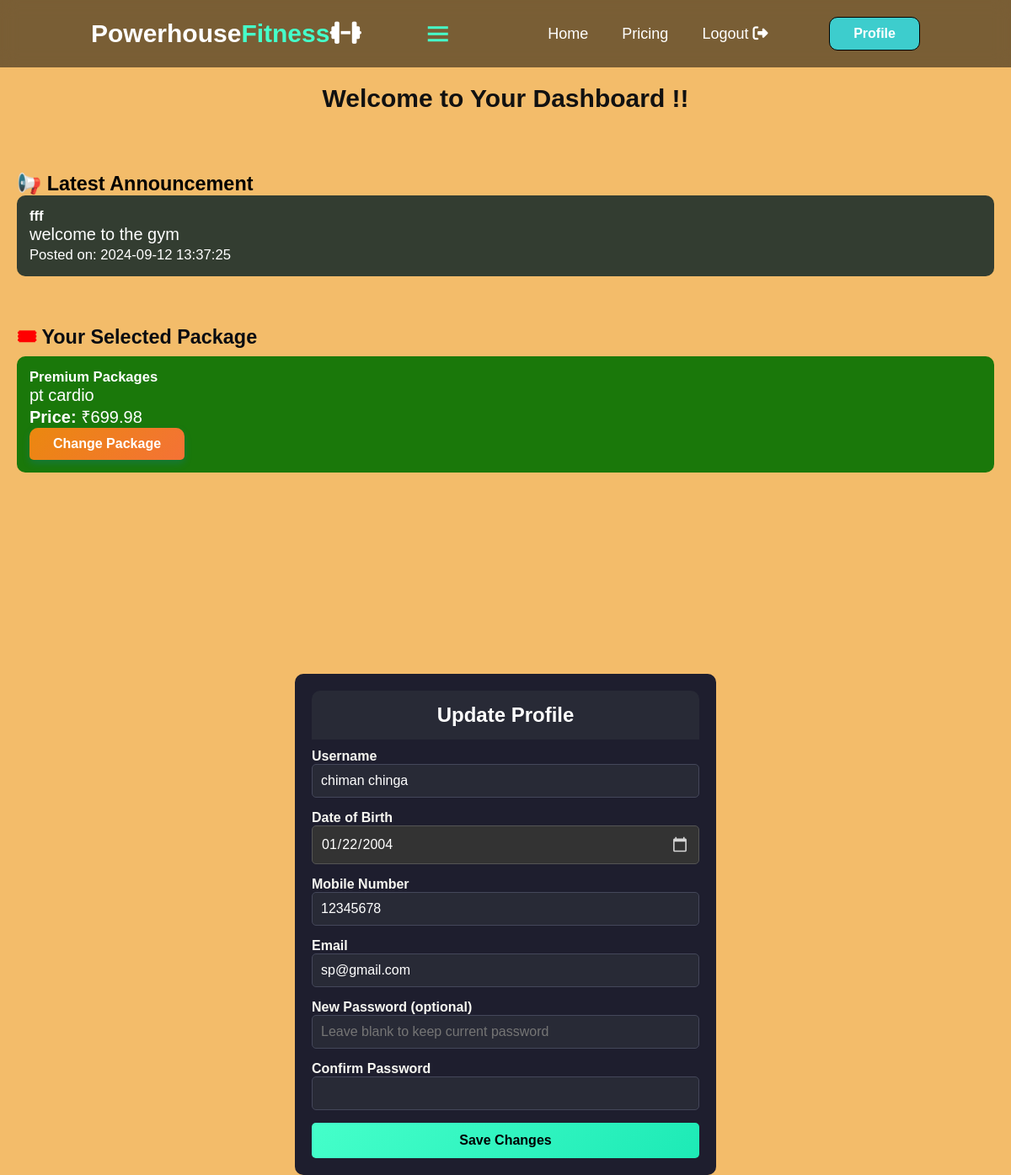
The app's page /userhome.php (signed in) with its own data.
### tables this page shows
CREATE TABLE IF NOT EXISTS `announcements` (
  `id` int NOT NULL AUTO_INCREMENT,
  `title` varchar(255) NOT NULL,
  `message` text NOT NULL,
  `created_at` timestamp NULL DEFAULT CURRENT_TIMESTAMP,
  PRIMARY KEY (`id`)
);

CREATE TABLE IF NOT EXISTS `packages` (
  `package_id` int NOT NULL AUTO_INCREMENT,
  `package_name` varchar(255) NOT NULL,
  `description` text NOT NULL,
  `price` decimal(10,2) NOT NULL,
  `updated_at` timestamp NULL DEFAULT CURRENT_TIMESTAMP ON UPDATE CURRENT_TIMESTAMP,
  `user_id` int NOT NULL,
  PRIMARY KEY (`package_id`)
);

CREATE TABLE IF NOT EXISTS `userinfo` (
  `id` int NOT NULL AUTO_INCREMENT,
  `username` varchar(45) DEFAULT NULL,
  `dob` date NOT NULL,
  `mobile` varchar(45) NOT NULL,
  `email` varchar(45) NOT NULL,
  `password` varchar(255) NOT NULL,
  `create_date` timestamp NOT NULL DEFAULT CURRENT_TIMESTAMP,
  PRIMARY KEY (`id`)
);

### userhome.php (the view, shortened to what this page needs)
<?php
include "includes/config.php";
$user_id = $_SESSION['user_id'];
$sql = "SELECT p.package_name, p.description, p.price
        FROM user_packages up
        JOIN packages p ON up.package_id= p.package_id
        WHERE up.user_id = ?
        ORDER BY up.id DESC LIMIT 1";
$stmt = $conn->prepare($sql);
$stmt->bind_param("i", $user_id);
$stmt->execute();
$result = $stmt->get_result();
$package = $result->fetch_assoc();
$sql_latest_announcement = "SELECT id, title, message, created_at FROM announcements ORDER BY created_at DESC LIMIT 1";
$result_latest_announcement = $conn->query($sql_latest_announcement);
$latest_announcement = null;
if ($result_latest_announcement->num_rows > 0) {
    $latest_announcement = $result_latest_announcement->fetch_assoc();
}
$userQuery = "SELECT username, dob, mobile, email FROM userinfo WHERE id = ?";
$stmt = $conn->prepare($userQuery);
$stmt->bind_param("i", $user_id);
$stmt->execute();
$userResult = $stmt->get_result();
$user = $userResult->fetch_assoc();
?>
<!DOCTYPE html>
<html lang="en">
<head>
    <link href='https://unpkg.com/boxicons@2.1.4/css/boxicons.min.css' rel='stylesheet'>
    <link rel="stylesheet" href="https://cdnjs.cloudflare.com/ajax/libs/font-awesome/6.4.2/css/all.min.css">
    <link rel="stylesheet" href="css/userhome.css">
</head>
<body>
<header>
        <a href="#home" class="logo">Powerhouse<span>Fitness</span><i class="fa-solid fa-dumbbell" i></i>
        </a>
        <div class='bx bx-menu' id="menu-icon"></div>
        <ul class="navbar">
            <li> <a href="index.php#home">Home</a></li>
            <li> <a href="index.php#plans">Pricing</a></li>
            <li><a href="logout.php">Logout <i class="fas fa-sign-out-alt"></i> </a></li>
            </ul>
            <div class="top-btn">
            <a href="#" class="nav-btn "  data-bs-toggle="modal" data-bs-target="#profileModal">Profile</a>
        </div>
</header>
<section class="content">
<div class="containers">
    <h2 class="text-center">Welcome to Your Dashboard !!</h2>
<div class="lable">
    <h3>📢 Latest Announcement</h3>
    <?php if ($latest_announcement): ?>
        <div class="announcement-card">
            <h5><?= htmlspecialchars($latest_announcement['title']); ?></h5>
            <p><?= htmlspecialchars($latest_announcement['message']); ?></p>
            <small class="text-muted">Posted on: <?= $latest_announcement['created_at']; ?></small>
        </div>
    <?php else: ?>
        <p>No announcements at the moment.</p>
    <?php endif; ?>
</div>
    <div class="block">
        <h3><a>🎟 </a>Your Selected Package</h3>
        <?php if ($package): ?>
            <div class="package-card">
                <h5><?= htmlspecialchars($package['package_name']); ?></h5>
                <p><?= htmlspecialchars($package['description']); ?></p>
                <p><strong>Price:</strong> ₹<?= number_format($package['price'], 2); ?></p>
                <form action="change-package.php" method="POST" onsubmit="return confirmSelection()">
                <button type="submit" class="btn-primary">Change Package</button>
            </form>
        </div>
        <?php else: ?>
            <p>You have not selected a package yet.</p>
        <?php endif; ?>
    </div>
</div>
    </section>
<div class="modal fade" id="profileModal" tabindex="-1" aria-labelledby="profileModalLabel" aria-hidden="true">
    <div class="modal-dialog">
        <div class="modal-content">
            <div class="modal-header">
                <h5 class="modal-title" id="profileModalLabel">Update Profile</h5>
            </div>
            <div class="modal-body">
                <form id="updateProfileForm">
                    <div class="mb-3">
                        <label for="username" class="form-label">Username</label>
                        <input type="text" class="form-control" id="username" name="username" value="<?= htmlspecialchars($user['username']) ?>" required>
                    </div>
                    <div class="mb-3">
                        <label for="dob" class="form-label">Date of Birth</label>
                        <input type="date" class="form-control" id="dob" name="dob" value="<?= htmlspecialchars($user['dob']) ?>" required>
                    </div>
                    <div class="mb-3">
                        <label for="mobile" class="form-label">Mobile Number</label>
                        <input type="text" class="form-control" id="mobile" name="mobile" value="<?= htmlspecialchars($user['mobile']) ?>" required>
                    </div>
                    <div class="mb-3">
                        <label for="email" class="form-label">Email</label>
                        <input type="email" class="form-control" id="email" name="email" value="<?= htmlspecialchars($user['email']) ?>" required>
                    </div>
                    <div class="mb-3">
                        <label for="password" class="form-label">New Password (optional)</label>
                         <input type="password" class="form-control" id="password" name="password" placeholder="Leave blank to keep current password">
                     </div>
                    <div class="mb-3">
                       <label for="confirm_password" class="form-label">Confirm Password</label>
                          <input type="password" class="form-control" id="confirm_password" name="confirm_password">
                 </div>
                    <button type="submit" class="btn btn-success">Save Changes</button>
                </form>
            </div>
        </div>
    </div>
</div>
</body>
</html>

### css/userhome.css (style rules this page uses)
.containers { padding-top: 100px; width: 100vw; height: 100vh; background-color: rgb(243, 188, 106) }
.lable { font-size: 20px; margin-top: 50px; padding: 20px; }
.block { font-size: 20px; padding: 20px; }
.block a { color: red; }
.block h3 { color: #080c11; }
.lable h3 { color: black; }
.announcement-card { background:rgb(51, 61, 49); padding: 15px; border-radius: 10px; margin-bottom: 15px; }
.package-card { background:rgb(26, 120, 10); padding: 15px; border-radius: 10px;font-size: 20px; }
* { font-family: 'Poppins', sans-serif; margin:0; padding: 0; box-sizing: border-box; text-decoration: none; list-style: none; border: none; outline: none; scroll-behavior: smooth; }
:root { --bg-color: rgb(243, 188, 106); --snd-bg-color:#111; --text-color:#fff; --main-color:#45ffca; --service:rgba(147, 211, 248, 0.995); }
body { background: var(--bg-color); color:var(--text-color) }
section { min-height: 100vh; width: 100%; }
h2 { text-align: center; font-size: 30px; color: #111; }
html { font-size: 62.5%; overflow-x:hidden; }
header { position: fixed; width: 100%; top:0; right: 0; z-index: 1000; display: flex; justify-content: space-between; align-items: center; padding: 2rem 9%; background: rgba(0, 0, 0, 0.5); backdrop-filter: blur(10px); transition:all 0.5s ease; }
.logo { font-size: 3rem; color: var(--text-color); font-weight: 800; cursor:pointer; transition: 0.3s ease-in-out; }
span { color: var(--main-color); }
.navbar { display:flex; }
.navbar a { font-size: 1.8rem; font-weight: 500; color:var(--text-color); margin-left: 4rem; transition: all 0.5s ease; border-bottom:3px solid transparent; }
.nav-btn { display: inline-block; border: 1px solid #000; padding: 1rem 2.8rem; background:rgb(61, 205, 205); color:white; border-radius: 1rem; font-size:1.6rem; font-weight:600; transition: all 0.5s ease; }
.btn-primary { background: linear-gradient(135deg, #eb880f, #f47236); color: white; border: none; padding: 1rem 2.8rem; font-size: 16px; font-weight: bold; border-radius: 5px; transition: 0.3s ease-in-out; box-shadow: 0 4px 10px rgba(0, 123, 255, 0.2); display: inline-block; border-top-left-radius: 10px; border-top-right-radius: 10px; }
#menu-icon { font-size: 3.6rem; color:var(--main-color); cursor: pointer; }
.modal-content { background: #1e1e2e; color: #ffffff; border-radius: 10px; padding: 20px; max-width: 500px; margin: auto; }
.modal-header { background: #282a36; color: #ffffff; text-align: center; padding: 15px; border-top-left-radius: 10px; border-top-right-radius: 10px; }
.modal-title { font-size: 24px; font-weight: bold; }
.modal-body .form-control { background: #282a36; color: #ffffff; border: 1px solid #44475a; padding: 10px; font-size: 16px; width: 100%; border-radius: 5px; transition: border 0.3s ease; }
.modal-body .form-label { font-weight: bold; color: #f8f8f2; font-size: 16px; }
.modal-body .btn-success { background: linear-gradient(135deg, #45ffca, #1deab6); border: none; padding: 12px 20px; font-size: 16px; width: 100%; font-weight: bold; border-radius: 5px; transition: background 0.3s ease; }
.modal-body .mb-3 { margin-bottom: 15px; }
.modal-body input[type="date"] { background: #333; color: white; border: 1px solid #555; padding: 10px; font-size: 16px; width: 100%; border-radius: 5px; }

### records on screen
announcements: title "fff", message "welcome to the gym", created_at "2024-09-12 13:37:25"
packages: package_name "Premium Packages", description "pt cardio", price "699.98"
userinfo: username "chiman chinga", dob "01/22/2004", mobile "12345678", email "sp@gmail.com"
